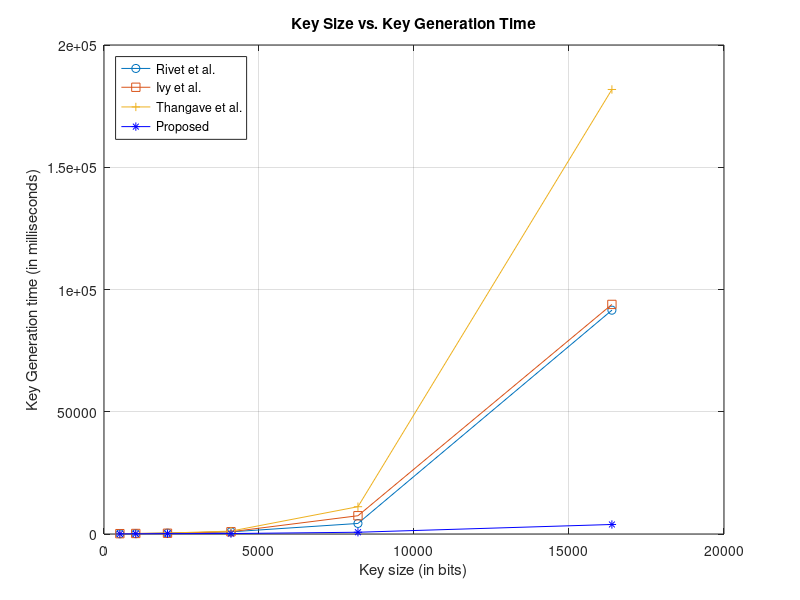

Reproduce this figure in MATLAB.

function Graph_plotting

%---------------key_length_vs_encryption_time-------------------
% key_size=[512 1024 2048 4096 8192 16384];
% encryption_time_FERET=[10 13 15 21 112 328];
% encryption_time_CASIA=[11 14 15 20 117 325];
% 
% plot(key_size, encryption_time_FERET,'r*-',key_size, encryption_time_CASIA, 'b+-');
% legend('FERET', 'CASIA-FaceV5','Location','northwest');
% grid on;
% xlabel('Key size (in bits)')
% ylabel('Encryption time (in milliseconds)')
% title('Key size vs. Encryption time')


%-------------------Key size vs. Decryption time-----------------
% key_size=[512 1024 2048 4096 8192 16384];
% decryption_time_FERET=[17 33 45 322 2178 11952];
% decryption_time_CASIA=[19 27 45 309 2195 11988];
% 
% plot(key_size, decryption_time_FERET,'r*-',key_size, decryption_time_CASIA, 'b+-');
% legend('FERET', 'CASIA-FaceV5','Location','northwest');
% grid on;
% xlabel('Key size (in bits)')
% ylabel('Decryption time (in milliseconds)')
% title('Key size vs. Decryption time')



%-------------------Key size vs. Enrollment time-----------------
% key_size=[512 1024 2048 4096 8192 16384];
% enrollment_time_FERET=[1135.9 1173.9 1225.9  1253.9 1879.9 5270.9];
% enrollment_time_CASIA=[1136.2 1173.2 1218.2  1327.2 1866.2 5276.2];
% 
% plot(key_size, enrollment_time_FERET,'r*-',key_size, enrollment_time_CASIA, 'b+-');
% legend('FERET', 'CASIA-FaceV5','Location','northwest');
% grid on;
% xlabel('Key size (in bits)')
% ylabel('Enrollment time (in milliseconds)')
% title('Key size vs. Enrollment time')


%-------------------Key size vs. Authentication time-----------------
% key_size=[512 1024 2048 4096 8192 16384];
% authentication_time_FERET=[1064.9 1080.9 1092.9  1396.9 3225.9 12999.9];
% authentication_time_CASIA=[1063.2 1071.2 1089.2  1353.2 3239.2 13032.2];
% 
% plot(key_size, authentication_time_FERET,'r*-',key_size, authentication_time_CASIA, 'b+-');
% legend('FERET', 'CASIA-FaceV5','Location','northwest');
% grid on;
% xlabel('Key size (in bits)')
% ylabel('Authentication time for a user (in milliseconds)')
% title('Key size vs. Authentication time')


% %-------------------Key size vs. Key Generation time Comparison-----------------
key_size=[512 1024 2048 4096 8192 16384];

Rivet_et_al=[92 133 352 889 4315 91542];
Ivy_et_al=[144 216 313 922 7471 93899];
Thangave_et_al=[165 237 389 1188 11164 181811];
proposed=[78 113 163 185 720 3895];


plot(key_size, Rivet_et_al, '-o', key_size,Ivy_et_al, '-s', key_size,Thangave_et_al, '-+', key_size,proposed,'b-*');
legend('Rivet et al.','Ivy et al.', 'Thangave et al.','Proposed', 'Location','northwest');

grid on;
xlabel('Key size (in bits)')
ylabel('Key Generation time (in milliseconds)')
title('Key Size vs. Key Generation Time')


% %-------------------Key size vs. Encryption time Comparison-----------------
% key_size=[512 1024 2048 4096 8192 16384];
% 
% Rivet_et_al=[1.1 1 3 21 183 1380];
% Ivy_et_al=[2.5 4 21 170 1393 10907];
% Thangave_et_al=[2 3 16 105 784 6620];
% proposed=[0.0500 0.0650 0.0750 0.1050 0.5600 1.6400];
% 
% 
% plot(key_size, Rivet_et_al, '-o', key_size,Ivy_et_al, '-s', key_size,Thangave_et_al, '-+', key_size,proposed,'-*');
% legend('Rivet et al.','Ivy et al.', 'Thangave et al.','Proposed', 'Location','northwest');
% 
% grid on;
% xlabel('Key size (in bits)')
% ylabel('Encryption Time (in miliseconds)')
% title('Key Size vs. Encryption Time')



% %-------------------Key size vs. Decryption time time Comparison-----------------
% key_size=[512 1024 2048 4096 8192 16384];
% 
% Rivet_et_al=[1.1 1.1 3 22 169 1381];
% Ivy_et_al=[2.2 3 23 169 1379 10957];
% Thangave_et_al=[2 2 16 106 745 6647];
% proposed=[0.0850 0.1650 .02250 1.6100 10.8900 59.7600];
% 
% 
% plot(key_size, Rivet_et_al, '-o', key_size,Ivy_et_al, '-s', key_size,Thangave_et_al, '-+', key_size,proposed,'-*');
% legend('Rivet et al.','Ivy et al.', 'Thangave et al.','Proposed', 'Location','northwest');
% 
% grid on;
% xlabel('Key size (in bits)')
% ylabel('Decryption Time (in miliseconds)')
% title('Key Size vs. Decryption Time')



% %-------------------Key size vs. Total Execution time Comparison-----------------
% key_size=[512 1024 2048 4096 8192 16384];
% 
% Rivet_et_al=[94.2 135.1 358 932 4667 94303];
% Ivy_et_al=[148.7 223 357 1261 10243 115763];
% Thangave_et_al=[169 242 421 1379 12693 195078];
% proposed=[78.1350 113.2300 163.3000 186.7150 731.4500 3956.4000];
% 
% 
% plot(key_size, Rivet_et_al, '-o', key_size,Ivy_et_al, '-s', key_size,Thangave_et_al, '-+', key_size,proposed,'-*');
% legend('Rivet et al.','Ivy et al.', 'Thangave et al.','Proposed', 'Location','northwest');
% 
% grid on;
% xlabel('Key size (in bits)')
% ylabel('Total Execution time (in miliseconds)')
% title('Key Size vs. Total Execution Time')

end


% RSA = [1024,2048,3072,7680,15360];
% ECC = [160,224,256,384,512]*10;
% % plot(bits, RSA,'r-');
% % plot(bits, ECC, 'g-');
% plot(bits, RSA,'r-',bits, ECC, 'g-');
% % plot(x,y1,'b',x,y2,'r')
% legend('RSA', 'ECC','Location','northwest')